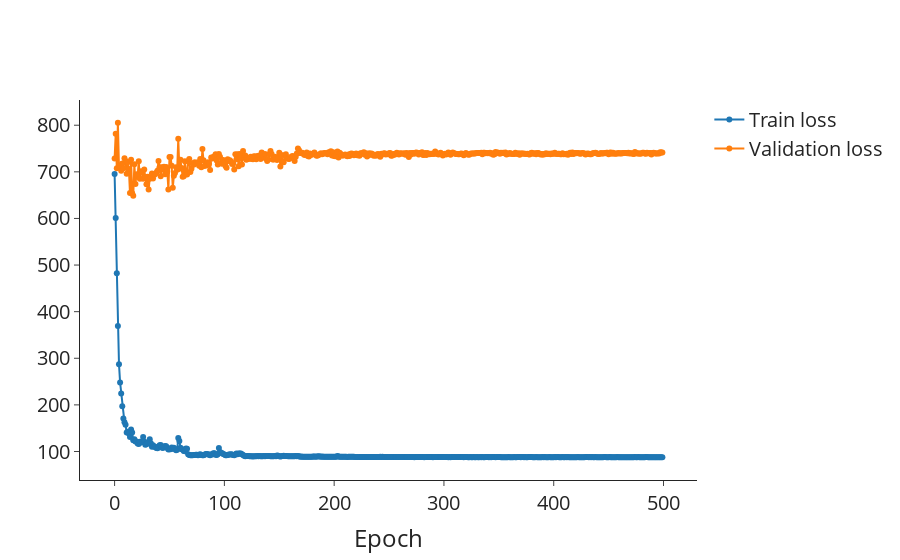

The notebook cell saved with this chart:
### Markdown cell above
## Loss

### Code cell
lr_val = go.Scatter(
    x=df_lr_epochs_first.index,
    y=df_lr_epochs_first["val/loss/shg_tensor_full"],
    mode="lines+markers",
    name="Validation loss",
    showlegend=True,
)
lr_train = go.Scatter(
    x=df_lr_epochs_second.index,
    y=df_lr_epochs_second["train/loss/shg_tensor_full"],
    mode="lines+markers",
    name="Train loss",
    showlegend=True,
)

# Layout
layout = go.Layout(
    # title=dict(text='Scatter Plot'),
    xaxis=dict(title="Epoch"),
    # yaxis=dict(title='<i>d&#770;</i><sub>KP</sub> (pm/V)', range=[-5,180]),
    # legend=dict(font=dict(size=12)),
)

# Create figure
fig = go.Figure(data=[lr_train, lr_val], layout=layout)

fig.update_layout(
    autosize=True,
    font_size=20,
    # width=600,
    # height=600,
    # plot_bgcolor="white",
    template="simple_white",
)
fig.update_layout(
    xaxis=dict(
        # tickmode = 'array',
        # tickvals = [1, 2,3,4,5,6,7,8],
        # ticktext = ['One', 'Three', 'Five', 'Seven', 'Nine', 'Eleven']
        showgrid=False,
    ),
    yaxis=dict(
        # tickmode = 'array',
        # tickvals = [1, 2,3,4,5,6,7,8],
        # ticktext = ['One', 'Three', 'Five', 'Seven', 'Nine', 'Eleven']
        showgrid=False,
    ),
)

# Show figure
fig.show()

### Figure 1 — Plotly figure (JSON) as saved in the notebook; plotly's stock layout.template omitted (floating-point values rounded to 4 significant figures; data arrays with more than 128 entries replaced by an {"elided": "..."} marker saying what was removed)
{"data": [{"mode": "lines+markers", "name": "Train loss", "showlegend": true, "type": "scatter", "x": {"elided": "500 int values"}, "y": {"elided": "500 float values"}}, {"mode": "lines+markers", "name": "Validation loss", "showlegend": true, "type": "scatter", "x": {"elided": "500 int values"}, "y": {"elided": "500 float values"}}], "layout": {"autosize": true, "font": {"size": 20}, "xaxis": {"showgrid": false, "title": {"text": "Epoch"}}, "yaxis": {"showgrid": false}}}
